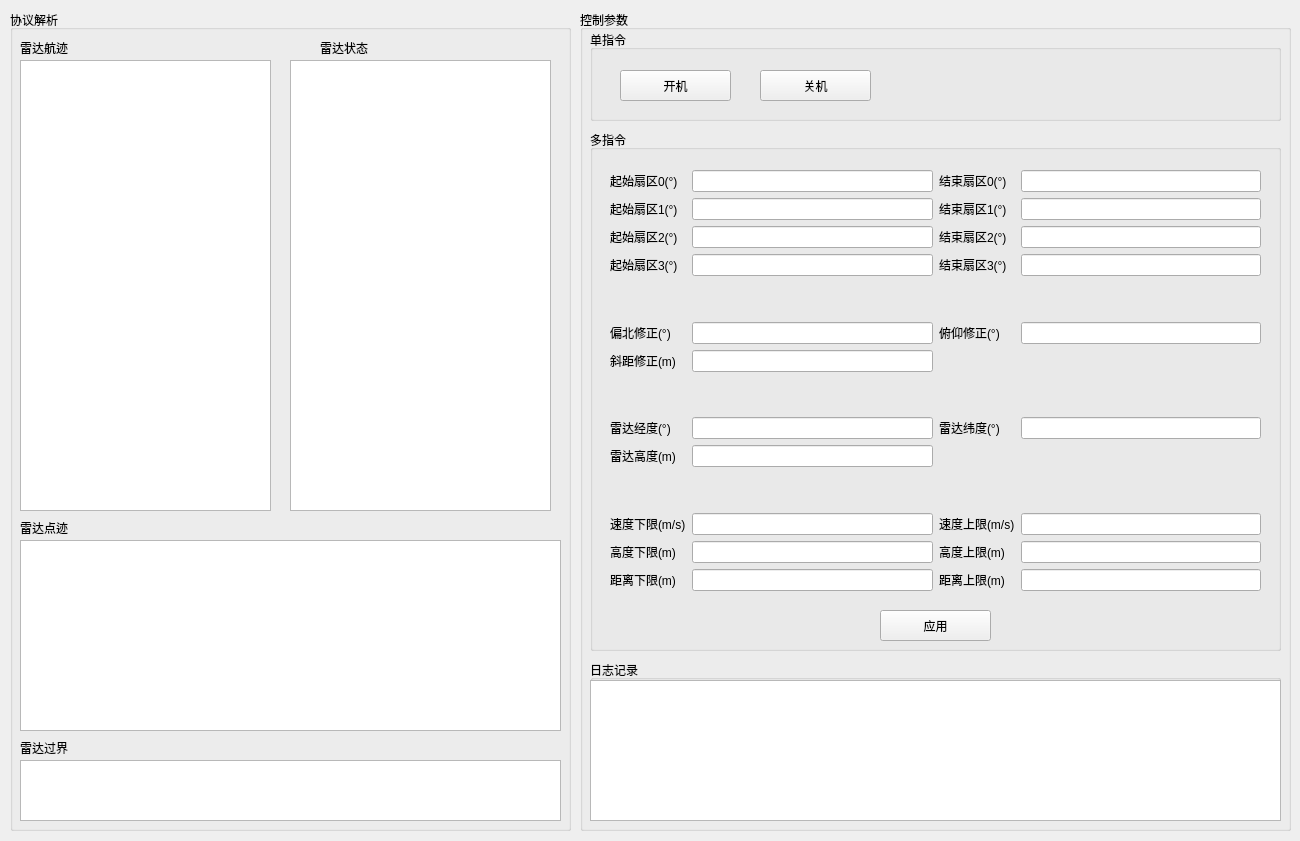
<?xml version="1.0" encoding="UTF-8"?>
<ui version="4.0">
 <class>MainWindow</class>
 <widget class="QMainWindow" name="MainWindow">
  <property name="geometry">
   <rect>
    <x>0</x>
    <y>0</y>
    <width>1300</width>
    <height>841</height>
   </rect>
  </property>
  <property name="windowTitle">
   <string>MainWindow</string>
  </property>
  <widget class="QWidget" name="centralwidget">
   <widget class="QGroupBox" name="ControlGroupBox">
    <property name="geometry">
     <rect>
      <x>580</x>
      <y>10</y>
      <width>711</width>
      <height>821</height>
     </rect>
    </property>
    <property name="title">
     <string>控制参数</string>
    </property>
    <widget class="QGroupBox" name="blockGroupBox">
     <property name="geometry">
      <rect>
       <x>10</x>
       <y>20</y>
       <width>691</width>
       <height>91</height>
      </rect>
     </property>
     <property name="title">
      <string>单指令</string>
     </property>
     <widget class="QPushButton" name="PowerOnApplyPushButton">
      <property name="geometry">
       <rect>
        <x>30</x>
        <y>40</y>
        <width>111</width>
        <height>31</height>
       </rect>
      </property>
      <property name="text">
       <string>开机</string>
      </property>
     </widget>
     <widget class="QPushButton" name="PowerOffApplyPushButton">
      <property name="geometry">
       <rect>
        <x>170</x>
        <y>40</y>
        <width>111</width>
        <height>31</height>
       </rect>
      </property>
      <property name="text">
       <string>关机</string>
      </property>
     </widget>
    </widget>
    <widget class="QGroupBox" name="blocksGroupBox">
     <property name="geometry">
      <rect>
       <x>10</x>
       <y>120</y>
       <width>691</width>
       <height>521</height>
      </rect>
     </property>
     <property name="title">
      <string>多指令</string>
     </property>
     <widget class="QWidget" name="layoutWidget">
      <property name="geometry">
       <rect>
        <x>20</x>
        <y>40</y>
        <width>651</width>
        <height>421</height>
       </rect>
      </property>
      <layout class="QGridLayout" name="gridLayout">
       <item row="6" column="2">
        <widget class="QLabel" name="StartSacn3Label_8">
         <property name="text">
          <string/>
         </property>
        </widget>
       </item>
       <item row="10" column="0">
        <widget class="QLabel" name="EmptyLabel_3">
         <property name="text">
          <string/>
         </property>
        </widget>
       </item>
       <item row="7" column="0">
        <widget class="QLabel" name="EmptyLabel_2">
         <property name="text">
          <string/>
         </property>
        </widget>
       </item>
       <item row="1" column="3">
        <widget class="QLineEdit" name="EndSacn1LineEdit"/>
       </item>
       <item row="4" column="0">
        <widget class="QLabel" name="EmptyLabel">
         <property name="text">
          <string/>
         </property>
        </widget>
       </item>
       <item row="6" column="0">
        <widget class="QLabel" name="RCorrectionLabel">
         <property name="text">
          <string>斜距修正(m)</string>
         </property>
        </widget>
       </item>
       <item row="12" column="0">
        <widget class="QLabel" name="HeightMinLabel">
         <property name="text">
          <string>高度下限(m)</string>
         </property>
        </widget>
       </item>
       <item row="2" column="1">
        <widget class="QLineEdit" name="StartSacn2LineEdit"/>
       </item>
       <item row="3" column="3">
        <widget class="QLineEdit" name="EndSacn3LineEdit"/>
       </item>
       <item row="5" column="0">
        <widget class="QLabel" name="NorthCorrectionLabel">
         <property name="text">
          <string>偏北修正(°)</string>
         </property>
        </widget>
       </item>
       <item row="9" column="1">
        <widget class="QLineEdit" name="RadarHightLineEdit"/>
       </item>
       <item row="13" column="0">
        <widget class="QLabel" name="DistanceMinLabel">
         <property name="text">
          <string>距离下限(m)</string>
         </property>
        </widget>
       </item>
       <item row="1" column="0">
        <widget class="QLabel" name="StartSacn1Label">
         <property name="text">
          <string>起始扇区1(°)</string>
         </property>
        </widget>
       </item>
       <item row="5" column="2">
        <widget class="QLabel" name="ECorrectionLabel">
         <property name="text">
          <string>俯仰修正(°)</string>
         </property>
        </widget>
       </item>
       <item row="6" column="1">
        <widget class="QLineEdit" name="RCorrectionLineEdit"/>
       </item>
       <item row="11" column="0">
        <widget class="QLabel" name="SpeedMinLabel">
         <property name="text">
          <string>速度下限(m/s)</string>
         </property>
        </widget>
       </item>
       <item row="2" column="2">
        <widget class="QLabel" name="EndSacn2Label">
         <property name="text">
          <string>结束扇区2(°)</string>
         </property>
        </widget>
       </item>
       <item row="5" column="3">
        <widget class="QLineEdit" name="ECorrectionLineEdit"/>
       </item>
       <item row="5" column="1">
        <widget class="QLineEdit" name="NorthCorrectionLineEdit"/>
       </item>
       <item row="0" column="0">
        <widget class="QLabel" name="StartSacn0Label">
         <property name="text">
          <string>起始扇区0(°)</string>
         </property>
        </widget>
       </item>
       <item row="0" column="1">
        <widget class="QLineEdit" name="StartSacn0LineEdit"/>
       </item>
       <item row="3" column="1">
        <widget class="QLineEdit" name="StartSacn3LineEdit"/>
       </item>
       <item row="11" column="2">
        <widget class="QLabel" name="SpeedMaxLabel">
         <property name="text">
          <string>速度上限(m/s)</string>
         </property>
        </widget>
       </item>
       <item row="8" column="3">
        <widget class="QLineEdit" name="RadarLonLineEdit"/>
       </item>
       <item row="3" column="2">
        <widget class="QLabel" name="EndSacn3Label">
         <property name="text">
          <string>结束扇区3(°)</string>
         </property>
        </widget>
       </item>
       <item row="12" column="2">
        <widget class="QLabel" name="HeightMaxLabel">
         <property name="text">
          <string>高度上限(m)</string>
         </property>
        </widget>
       </item>
       <item row="2" column="0">
        <widget class="QLabel" name="StartSacn2Label">
         <property name="text">
          <string>起始扇区2(°)</string>
         </property>
        </widget>
       </item>
       <item row="8" column="2">
        <widget class="QLabel" name="RadarLonLabel">
         <property name="text">
          <string>雷达纬度(°)</string>
         </property>
        </widget>
       </item>
       <item row="13" column="2">
        <widget class="QLabel" name="DistanceMaxLabel">
         <property name="text">
          <string>距离上限(m)</string>
         </property>
        </widget>
       </item>
       <item row="0" column="3">
        <widget class="QLineEdit" name="EndSacn0LineEdit"/>
       </item>
       <item row="9" column="0">
        <widget class="QLabel" name="RadarHightLabel">
         <property name="text">
          <string>雷达高度(m)</string>
         </property>
        </widget>
       </item>
       <item row="0" column="2">
        <widget class="QLabel" name="EndSacn0Label">
         <property name="text">
          <string>结束扇区0(°)</string>
         </property>
        </widget>
       </item>
       <item row="8" column="0">
        <widget class="QLabel" name="RadarLngLabel">
         <property name="text">
          <string>雷达经度(°)</string>
         </property>
        </widget>
       </item>
       <item row="1" column="2">
        <widget class="QLabel" name="EndSacn1Label">
         <property name="text">
          <string>结束扇区1(°)</string>
         </property>
        </widget>
       </item>
       <item row="3" column="0">
        <widget class="QLabel" name="StartSacn3Label">
         <property name="text">
          <string>起始扇区3(°)</string>
         </property>
        </widget>
       </item>
       <item row="1" column="1">
        <widget class="QLineEdit" name="StartSacn1LineEdit"/>
       </item>
       <item row="8" column="1">
        <widget class="QLineEdit" name="RadarLngLineEdit"/>
       </item>
       <item row="2" column="3">
        <widget class="QLineEdit" name="EndSacn2LineEdit"/>
       </item>
       <item row="11" column="1">
        <widget class="QLineEdit" name="SpeedMinLineEdit"/>
       </item>
       <item row="12" column="1">
        <widget class="QLineEdit" name="HeightMinLineEdit"/>
       </item>
       <item row="13" column="1">
        <widget class="QLineEdit" name="DistanceMinLineEdit"/>
       </item>
       <item row="11" column="3">
        <widget class="QLineEdit" name="SpeedMaxLineEdit"/>
       </item>
       <item row="12" column="3">
        <widget class="QLineEdit" name="HeightMaxLineEdit"/>
       </item>
       <item row="13" column="3">
        <widget class="QLineEdit" name="DistanceMaxLineEdit"/>
       </item>
      </layout>
     </widget>
     <widget class="QPushButton" name="ApplyPushButton">
      <property name="geometry">
       <rect>
        <x>290</x>
        <y>480</y>
        <width>111</width>
        <height>31</height>
       </rect>
      </property>
      <property name="text">
       <string>应用</string>
      </property>
     </widget>
    </widget>
    <widget class="QGroupBox" name="LoggerGroupBox">
     <property name="geometry">
      <rect>
       <x>10</x>
       <y>650</y>
       <width>691</width>
       <height>161</height>
      </rect>
     </property>
     <property name="title">
      <string>日志记录</string>
     </property>
     <widget class="QTextEdit" name="LoggerTextEdit">
      <property name="geometry">
       <rect>
        <x>0</x>
        <y>20</y>
        <width>691</width>
        <height>141</height>
       </rect>
      </property>
     </widget>
    </widget>
   </widget>
   <widget class="QGroupBox" name="ComGroupBox">
    <property name="geometry">
     <rect>
      <x>10</x>
      <y>10</y>
      <width>561</width>
      <height>821</height>
     </rect>
    </property>
    <property name="title">
     <string>协议解析</string>
    </property>
    <widget class="QTextEdit" name="RadarStateTextEdit">
     <property name="geometry">
      <rect>
       <x>280</x>
       <y>50</y>
       <width>261</width>
       <height>451</height>
      </rect>
     </property>
    </widget>
    <widget class="QLabel" name="TrackLabel">
     <property name="geometry">
      <rect>
       <x>10</x>
       <y>30</y>
       <width>81</width>
       <height>16</height>
      </rect>
     </property>
     <property name="text">
      <string>雷达航迹</string>
     </property>
    </widget>
    <widget class="QLabel" name="StateLabel">
     <property name="geometry">
      <rect>
       <x>310</x>
       <y>30</y>
       <width>91</width>
       <height>16</height>
      </rect>
     </property>
     <property name="text">
      <string>雷达状态</string>
     </property>
    </widget>
    <widget class="QTextEdit" name="RadarTrackTextEdit">
     <property name="geometry">
      <rect>
       <x>10</x>
       <y>50</y>
       <width>251</width>
       <height>451</height>
      </rect>
     </property>
    </widget>
    <widget class="QLabel" name="PointLabel">
     <property name="geometry">
      <rect>
       <x>10</x>
       <y>510</y>
       <width>91</width>
       <height>16</height>
      </rect>
     </property>
     <property name="text">
      <string>雷达点迹</string>
     </property>
    </widget>
    <widget class="QTextEdit" name="RadarPointTextEdit">
     <property name="geometry">
      <rect>
       <x>10</x>
       <y>530</y>
       <width>541</width>
       <height>191</height>
      </rect>
     </property>
    </widget>
    <widget class="QLabel" name="PTZLabel">
     <property name="geometry">
      <rect>
       <x>10</x>
       <y>730</y>
       <width>91</width>
       <height>16</height>
      </rect>
     </property>
     <property name="text">
      <string>雷达过界</string>
     </property>
    </widget>
    <widget class="QTextEdit" name="RadarPTZTextEdit">
     <property name="geometry">
      <rect>
       <x>10</x>
       <y>750</y>
       <width>541</width>
       <height>61</height>
      </rect>
     </property>
    </widget>
   </widget>
  </widget>
 </widget>
 <resources/>
 <connections/>
</ui>
